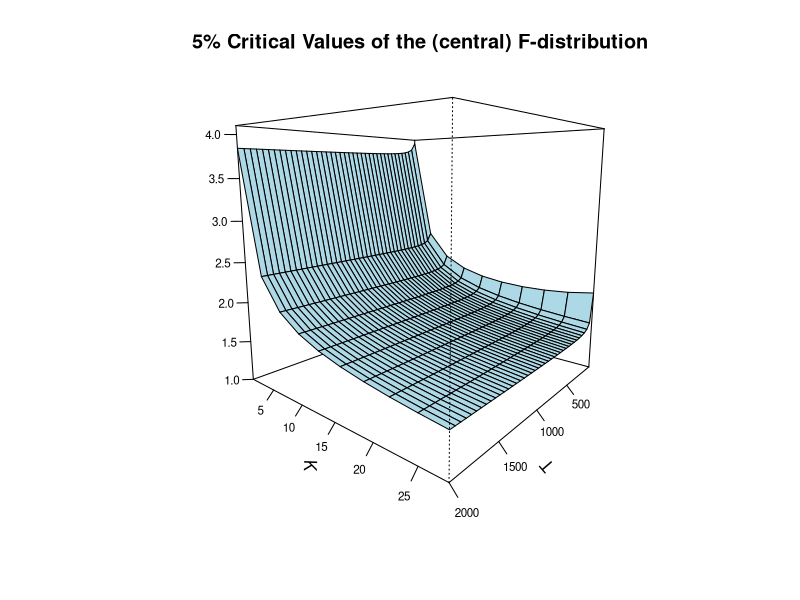
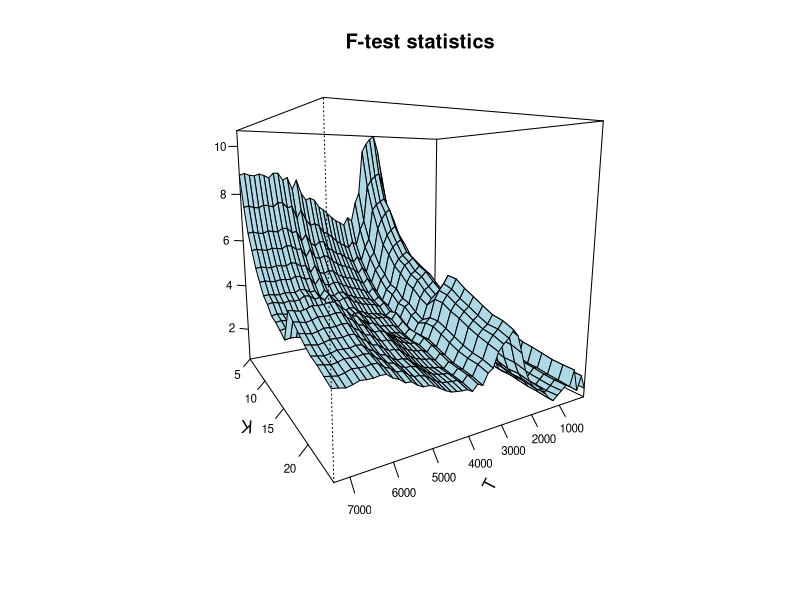
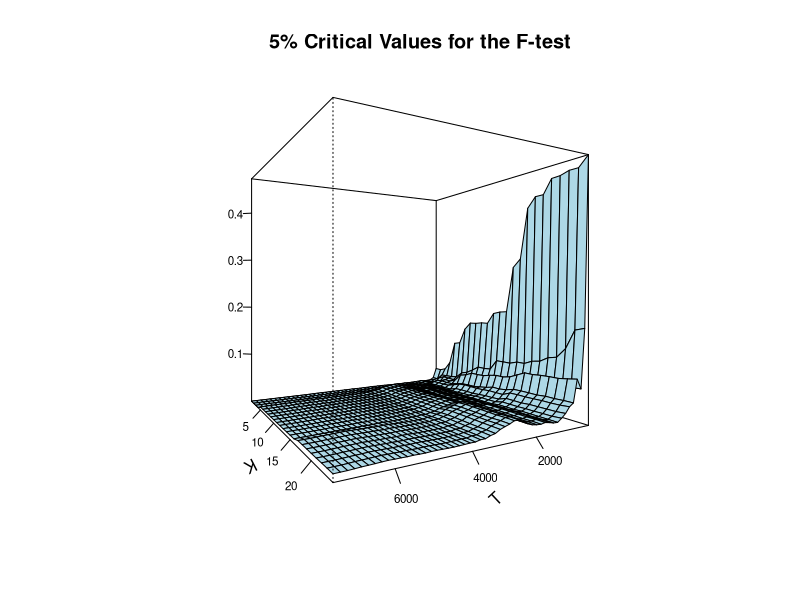
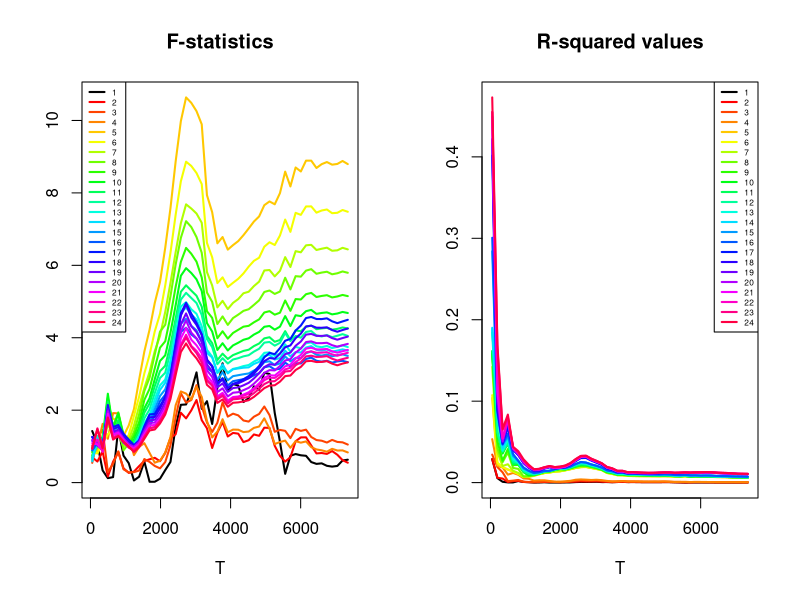
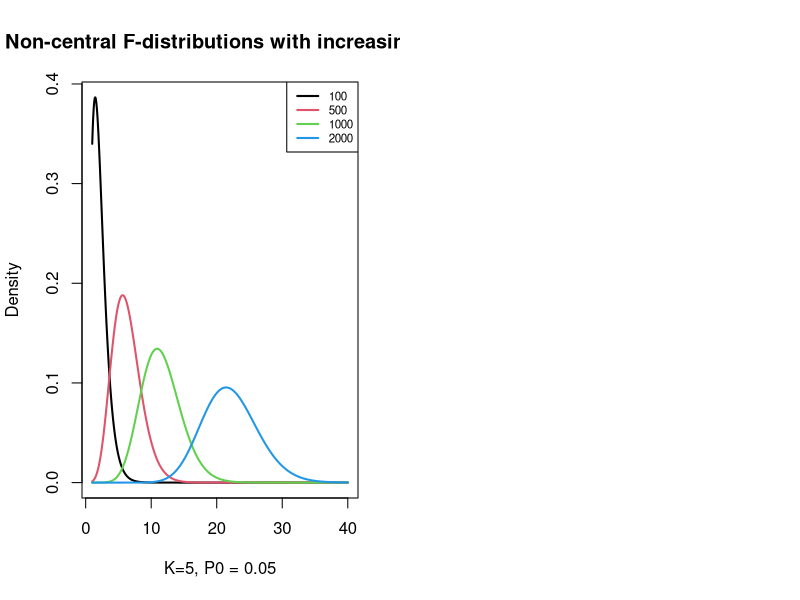
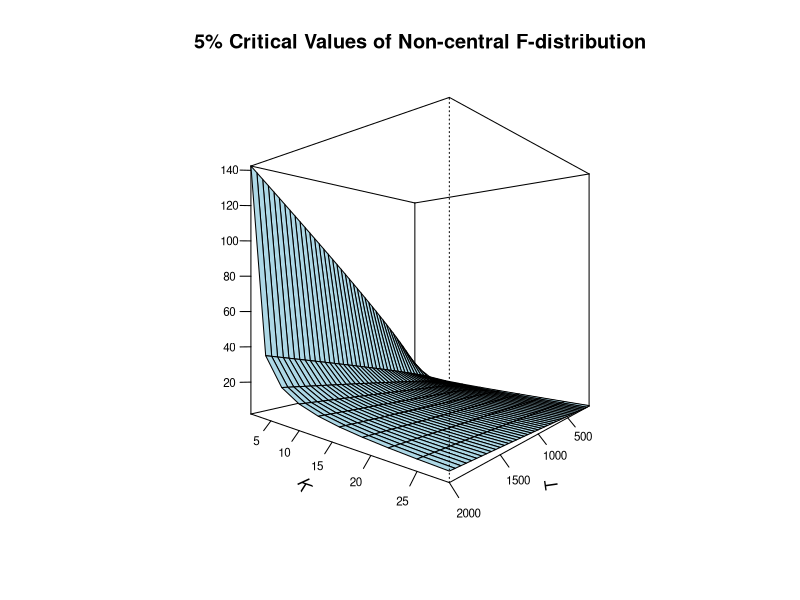

Write the R code that produced these figures, in order.
# This is R code for
# How Useful is F-test in Linear Regression?
# By Jae Kim

#rm(list = ls())
K=seq(1,30,3)      # Number of X variables 
T=seq(50,2000,50)  # Sample sizes
alpha = 0.05       # The level of significance

# Calculating the critical values F(K,N-K-1) distribution
CR=matrix(NA,nrow=length(T),ncol=length(K))
for(i in 1:length(T))
  for(j in 1:length(K))
CR[i,j] = qf(1-alpha, df1=K[j],df2 = T[i]-K[j]-1)

persp(T,K,CR,xlab='T', ylab='K', zlab='',
      main='5% Critical Values of the (central) F-distribution', nticks=6, col='lightblue', 
      theta = 130, phi =10,zlim = c(1,4.1),
      cex.lab=1, cex.axis=0.7,
      ticktype='detailed')

# Example
setwd("~/")
# Read the data
datamat <- read.csv("Returns.csv",header=TRUE) 
datamat[,1] <- as.Date(datamat[,1],format = '%d/%m/%Y')
m=nrow(datamat)
markets=colnames(datamat)[3:ncol(datamat)]

# Calculate the return
ret=(datamat[2:m,-c(1,2)]-datamat[1:(m-1),-c(1,2)])/datamat[1:(m-1),-c(1,2)]
# Data frame for estimation
dat=data.frame(SS=datamat$SS[2:nrow(datamat)],ret)

# Run the regression progressively increasing T and K
T= as.integer(seq(50,7345,length.out=50))

fstat=matrix(NA,nrow=length(T),ncol=length(markets))
Rsq=matrix(NA,nrow=length(T),ncol=length(markets))
CR=matrix(NA,nrow=length(T),ncol=length(markets))
# Do-loop for estimation
for(i in 1:length(T)){
  for(j in 1:(length(markets))){
    tem=as.formula(paste("SS~",paste(markets[1:(j)], collapse = "+")))
    M=lm(tem, data=dat[1:T[i],])
    fstat[i,j]=summary(M)$fstatistic[1]
    Rsq[i,j]=summary(M)$r.squared
    CR[i,j]=qf(0.95,df1=j,df2=T[i]-j-1)
  }}

# 3d plot for F-test statistics
persp(T,5:length(markets),fstat[,5:24],xlab='T', ylab='K', zlab='',
      main='F-test statistics', nticks=6, 
      col='lightblue', theta = 150, phi =10,
      cex.lab=1, cex.axis=0.7,
      ticktype='detailed')

# 3d plot for R-squared values
persp(T,1:length(markets),Rsq,xlab='T', ylab='K', zlab='',
      main='5% Critical Values for the F-test', nticks=5, 
      col='lightblue', theta = 150, phi =0,
      cex.lab=1, cex.axis=0.7,
      ticktype='detailed')

# 2d plot for F-test statistics
cl=c(1,rainbow(23))
par(mfrow=c(1,2))
plot(T,fstat[,1],type="l",ylim=c(0,max(fstat)),col=1,lwd=2,
     main="F-statistics", ylab="", xlab="T")
for (i in 2:length(markets)) lines(T,fstat[,i],col=cl[i],lwd=2)
legend("topleft",legend = 1:length(markets),lty=1,lwd=2,
       col=cl,cex=0.5)

# 2d plot for R-squared values
plot(T,Rsq[,1],type="l",ylim=c(0,max(Rsq)),col=1,lwd=2,
     main="R-squared values", ylab="", xlab="T")
for (i in 2:length(markets)) lines(T,Rsq[,i],col=cl[i],lwd=2)
legend("topright",legend = 1:length(markets),lty=1,lwd=2,
       col=cl,cex=0.5)


# Non-central F-distributions:
x=seq(1,40,0.01)
T=c(100,500,1000,2000)
K=5; P0=0.05

plot(x,df(x,df1=K, df2 = T[1]-K-1,ncp= T[1]*P0/(1-P0)),type="l",lwd=2,
     ylab="Density",xlab="K=5, P0 = 0.05",
     main="Non-central F-distributions with increasing T",col=1)
for(i in 2:length(T)){
  lines(x,df(x,df1=K, df2 = T[i]-K-1,ncp= T[i]*P0/(1-P0)),col=i,lwd=2)  }
legend("topright",legend = T,lty=1,lwd=2,
       col=1:6,cex=0.7)

# Critical values for non-central F-distributions
par(mfrow=c(1,1))
K=seq(1,30,3)      # Number of X variables
T=seq(50,2000,50)  # Sample sizes

CR=matrix(NA,nrow=length(T),ncol=length(K))
for(i in 1:length(T))
  for(j in 1:length(K))
    CR[i,j] = qf(1-alpha, df1=K[j],df2 = T[i]-K[j]-1,ncp=T[i]*(0.05/(1-0.05)))

# 3D plot for critical values 
persp(T,K,CR,xlab='T', ylab='K', zlab='',
      main='5% Critical Values of Non-central F-distribution', nticks=6, col='lightblue', 
      theta = 130, phi =0,
      cex.lab=1, cex.axis=0.7,
      ticktype='detailed')


